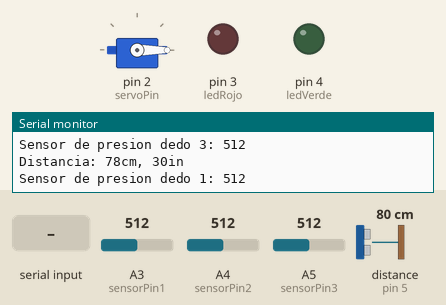
This sketch was run on a simulated Arduino Uno, built with avr-gcc and run on an emulated ATmega328P. On the bench: servo, output pins drawn as LEDs (lit = HIGH), the last lines printed to the serial monitor. Wiring (inferred from the names in the program): ultrasonic range finder: trigger pin 6; echo pin 5. The inputs (shaded band) are chosen by the test bench; at power-on: distance to the obstacle (sensor on pin 5) 80 cm, A3 (sensorPin1) = 512, A4 (sensorPin2) = 512, A5 (sensorPin3) = 512. The echo pulse lasts 58.3 µs per cm; pins used as bus, display or sensor lines are not drawn.

Above: at 1.2 s.
1.3 s: distance to the obstacle (sensor on pin 5) set to 2 cm
4.3 s: "1" received over Serial
At 5.6 s:
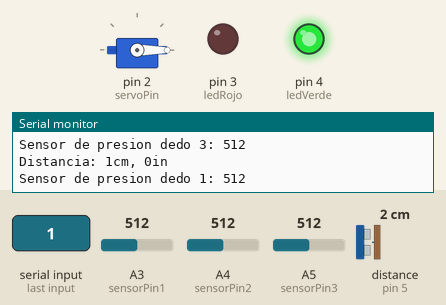
5.9 s: "0" received over Serial
At 7.1 s:
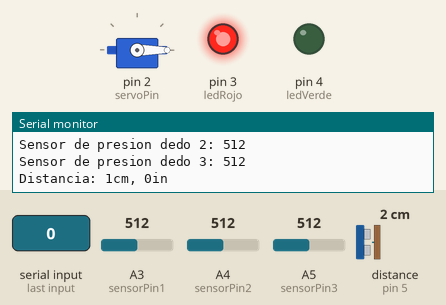
7.4 s: "2" received over Serial
At 8.1 s:
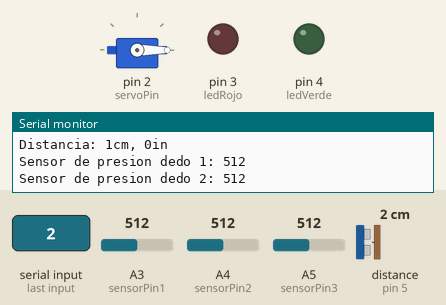
8.9 s: A3 (sensorPin1) set to 110
11.9 s: A3 (sensorPin1) set to 95
Timing chart, 0 to 14.9 s (numbered marks = the images above; inputs shaded):
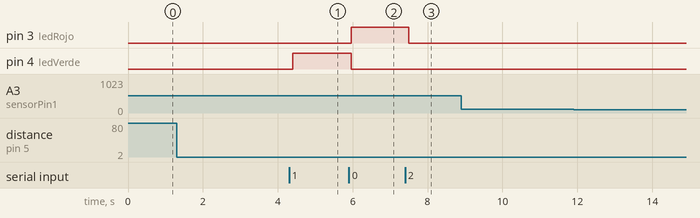

Measured:
- after the input at 4.3 s, pin 4 (ledVerde): LOW → HIGH after 0.10 s
- after the input at 5.9 s, pin 3 (ledRojo): LOW → HIGH after 0.07 s; pin 4 (ledVerde): HIGH → LOW after 0.07 s
- after the input at 7.4 s, pin 3 (ledRojo): HIGH → LOW after 0.09 s

The sketch:

gripper_control.ino
```cpp
#include <Servo.h>

// Definición de pines y variables globales
int sensorPin1 = A3;  // Pin analógico para el sensor de presión garra 1
int sensorPin2 = A4;  // Pin analógico para el sensor de presión garra 2
int sensorPin3 = A5;  // Pin analógico para el sensor de presión garra 3
int ledRojo = 3;
int ledVerde = 4;
int servoPin = 2;
const int triggerPin = 6;
const int echoPin = 5;
long duration;
int cm, inches;
Servo myServo;  // Crear un objeto de la clase Servo

int presion1;  // Declarar estas variables en el ámbito global
int presion2;
int presion3;

// Enumeración para definir estados
enum Estado {
  ESPERANDO,
  MOVIMIENTO_SERVO,
};

Estado estado = ESPERANDO;

// Función para medir la distancia con el sensor ultrasónico
void readUltrasonicDistance() {
  digitalWrite(triggerPin, LOW);
  delayMicroseconds(2);
  digitalWrite(triggerPin, HIGH);
  delayMicroseconds(10);
  digitalWrite(triggerPin, LOW);
  duration = pulseIn(echoPin, HIGH);
  cm = duration * 0.034 / 2;
  inches = duration * 0.0133 / 2;
  Serial.print("Distancia: ");
  Serial.print(cm);
  Serial.print("cm, ");
  Serial.print(inches);
  Serial.println("in");
}

// Función para controlar el movimiento del servomotor
void moverServo() {
  static int angle = 0;  // Ángulo del servomotor
  // Verificar la presión en los tres sensores
  if (presion1 >= 200 && presion2 >= 200 && presion3 >= 200) {
    myServo.write(angle);  // Detener el servomotor si se detecta una presión de 200 o más en cualquiera de los tres sensores
    estado = ESPERANDO;
    Serial.println("Movimiento del servomotor completado");
  } else {
    myServo.write(angle);
    angle++;
    // Reiniciar el ángulo cuando llega a 90 grados
    if (angle > 90) {
      angle = 0;
      estado = ESPERANDO;
      Serial.println("Movimiento del servomotor completado");
    }
  }
}

void setup() {
  Serial.begin(9600);
  // Configuración de pines
  pinMode(ledRojo, OUTPUT);
  pinMode(ledVerde, OUTPUT);
  pinMode(servoPin, OUTPUT);
  pinMode(triggerPin, OUTPUT);
  pinMode(echoPin, INPUT);
  pinMode(sensorPin1, INPUT);
  pinMode(sensorPin2, INPUT);
  pinMode(sensorPin3, INPUT);
  // Inicialización del servomotor
  myServo.attach(servoPin);
  myServo.write(0);  // Inicializar el servomotor en la posición 0 grados
  Serial.println("Inserte 1 si esta bien, y 0 si esta quemada la galleta");
}

void loop() {
  readUltrasonicDistance();

  // Leer valores de los sensores de presión
  presion1 = analogRead(sensorPin1);
  presion2 = analogRead(sensorPin2);
  presion3 = analogRead(sensorPin3);

  Serial.print("Sensor de presion dedo 1: ");
  Serial.println(presion1);
  Serial.print("Sensor de presion dedo 2: ");
  Serial.println(presion2);
  Serial.print("Sensor de presion dedo 3: ");
  Serial.println(presion3);

  // Realizar tareas según el estado actual
  switch (estado) {
    case ESPERANDO:
      // Leer la entrada del usuario cada 3 segundos
      if (Serial.available() > 0) {
        char input = Serial.read();
        // Verificar si la distancia es menor o igual a 20 cm
        if (cm <= 20) {
          if (input == '1') {
            digitalWrite(ledVerde, HIGH);
            digitalWrite(ledRojo, LOW);
            Serial.println("Galleta en buen estado");
          } else if (input == '0') {
            digitalWrite(ledVerde, LOW);
            digitalWrite(ledRojo, HIGH);
            Serial.println("Galleta quemada!!, iniciando movimiento del servomotor...");
            estado = MOVIMIENTO_SERVO;
          } else {
            digitalWrite(ledVerde, LOW);
            digitalWrite(ledRojo, LOW);
          }
        }
      }
      break;

    case MOVIMIENTO_SERVO:
      moverServo();
      break;
  }
}
```
